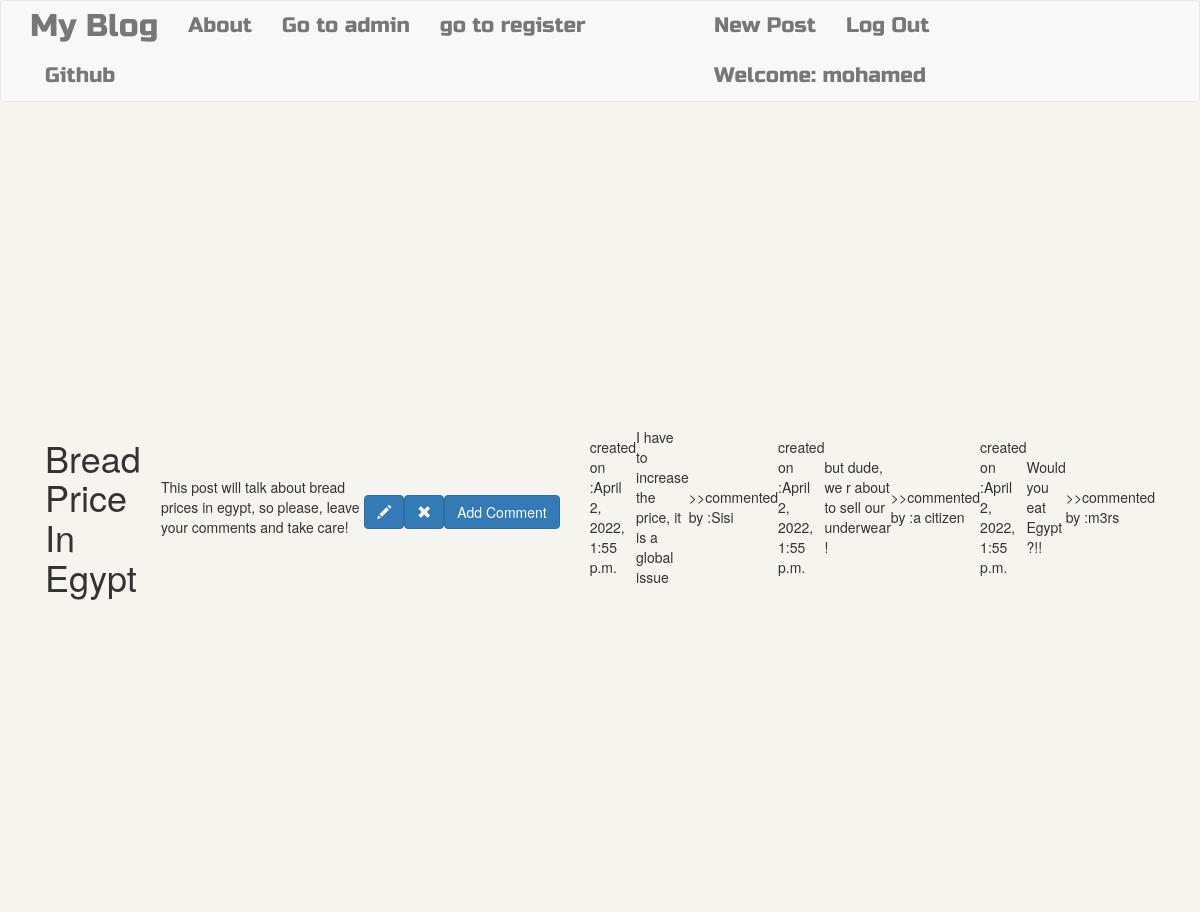
The app's page /post/4/ (signed in) with its own data.
### blog/models.py (models this page shows, shortened)
class Post (models.Model):
    author=models.ForeignKey('auth.User',on_delete=models.CASCADE)
    title=models.CharField(max_length=200)
    text=models.TextField()
    create_date=models.DateTimeField(default=timezone.now)
    publish_date=models.DateTimeField(blank=True,null=True)

class Comment (models.Model):
    post=models.ForeignKey('blog.Post',related_name='comments',on_delete=models.CASCADE)
    author=models.CharField(max_length=200)
    text=models.TextField()
    create_date=models.DateTimeField(default=timezone.now())
    approved_comment=models.BooleanField(default=False)

### blog/views.py (the view)
# urls.py: url(r'^post/(?P<pk>\d+)/$',views.postdetailview.as_view(),name='postdetail'),
class postdetailview (DetailView):
    model=Post

### blog/templates/blog/post_detail.html (shortened to what this page needs)
{% extends 'blog/base.html' %}
{% block content %}
<div class="container">
  <h1>{{post.title}}</h1>
  <p class='postcontent'>{{post.text|safe|linebreaksbr}}</p>
  {% if user.is_authenticated %}
  <a class= 'btn btn-primary' href="{% url 'postupdate' pk=post.pk %}"> <span class='glyphicon glyphicon-pencil'></span> </a>
  <a class= 'btn btn-primary' href="{% url 'postdelete' pk=post.pk %}"> <span class='glyphicon glyphicon-remove'></span> </a>
  {% endif %}
  <a class='btn btn-primary btn-comment' href="{% url 'addcommenttopost' pk=post.pk %}">Add Comment</a>
</div>
<div class="container">
{% for comment in post.comments.all %}
<br>
{% if user.is_authenticated or comment.approved_comment %}
<p>created on :{{comment.create_date}}</p>
<p>{{comment.text|safe|linebreaksbr }}</p>
<p> >>commented by :{{comment.author|safe|linebreaksbr }}</p>
{% endif %}
{% empty %}
<p>No Comments</p>
{% endfor %}
</div>
{% endblock %}

### blog/templates/blog/base.html (shortened to what this page needs)
<!DOCTYPE html>
{% load staticfiles %}
<html lang="en" dir="ltr">
  <head>
<link rel="stylesheet" href="https://maxcdn.bootstrapcdn.com/bootstrap/3.3.7/css/bootstrap.min.css"
<script src="//cdn.jsdelivr.net/npm/medium-editor@latest/dist/js/medium-editor.min.js"></script>
<link rel="stylesheet" href="//cdn.jsdelivr.net/npm/medium-editor@latest/dist/css/medium-editor.min.css" type="text/css" media="screen" charset="utf-8">
<link rel="stylesheet" href="{% static 'css/blog.css' %}">
  </head>
  <body>
    <nav class='navbar navbar-default techfont custom-navbar '  >
      <div class="container">
        <ul class= 'nav navbar-nav'>
          <li> <a class='navbar-brand bigbrand' href="{% url 'postlist' %}">My Blog</a> </li>
          <li><a href="{% url 'about' %}">About</a></li>
          <li><a class="navbar-link" href="{% url 'admin:index' %}">Go to admin</a></li>
          <li><a class="navbar-link" href="{% url 'register' %}">go to register</a></li>
          <li><a href="https://www.github.com">Github</a> </li>
        </ul>
        <ul class='nav navbar-nav navbar-right'>
          {% if user.is_authenticated %}
          <li><a href="{% url 'postnew' %}">New Post</a> </li>
          <li><a href="{% url 'logout' %}">Log Out</a> </li>
          <li><a>Welcome: {{user.username}}</a> </li>
          {% else %}
          <li><a class='nav navbar-right' href="{% url 'login' %}">Login</a> </li>
          {% endif %}
        </ul>
      </div>
    </nav>
    <div class="content container">
      {% block content %}
      {% endblock %}
    </div>
  </body>
</html>

### blog/static/css/blog.css (style rules this page uses)
.techfont { font-family:'Russo One' ,sans-serif; font-size: 1.5em; margin-bottom: 10px; }
.bigbrand { font-size:1.5em; }
body, html { height: 100%; background: #F6F4EE; }
.container { display: flex; align-items: center; justify-content: center; height: 100%; }

### records on screen
Post: title "Bread Price In Egypt", text "This post will talk about bread prices in egypt, so please, leave your comments and take care!"
Comment: create_date "April 2, 2022, 1:55 p.m.", text "I have to increase the price, it is a global issue", author "Sisi"
Comment: create_date "April 2, 2022, 1:55 p.m.", text "but dude, we r about to sell our underwear !", author "a citizen"
Comment: create_date "April 2, 2022, 1:55 p.m.", text "Would you eat Egypt ?!!", author "m3rs"

### other values on screen
{{ user.username }} "mohamed"
